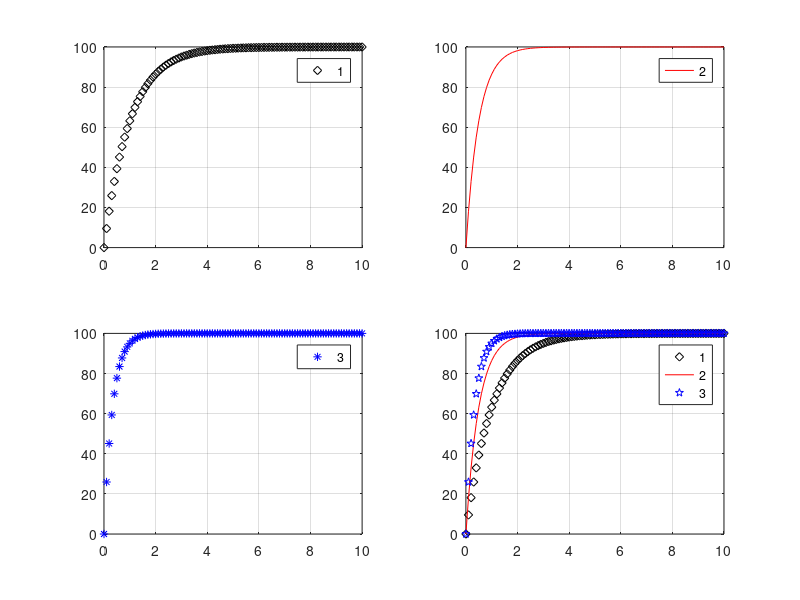

Reproduce this figure in MATLAB.
clc % limpiar el command windows
clear all %limpia los valores de las variables
close all %Cierra todas las ventanas abiertas

t=0:0.1:10;
y1=(t-5).^2;
y2=t;
y3=(15/8)*t;

figure(1);

plot(t,y1,'kd',t,y2,'r',t,y3,'bp');
grid on;
legend('puto','el q','lo lea');

% figure(2);
% 
% plot(t,y1,'r');
% grid on;

%%
figure(1);

subplot(3,1,1);
plot(t,y1,'kd');
grid on;
legend('puto');

subplot(3,1,2);
plot(t,y2,'r');
grid on;
legend('el que');

subplot(3,1,3);
plot(t,y3,'b*');
grid on;
legend('lo lea');

%%
figure(1);

d1=100*(1-exp(-t));
d2=100*(1-exp(-2*t));
d3=100*(1-exp(-3*t));

subplot(2,2,1);
plot(t,d1,'kd');
grid on;
legend('1');

subplot(2,2,2);
plot(t,d2,'r');
grid on;
legend('2');

subplot(2,2,3);
plot(t,d3,'b*');
grid on;
legend('3');

subplot(2,2,4);
plot(t,d1,'kd',t,d2,'r',t,d3,'bp');
grid on;
legend('1','2','3');


% la Zona donde el valor es constante es llamada Zona de permanencia o
% estable
% Mientras que la zona de cambio se llama la zona de transitorios :v










